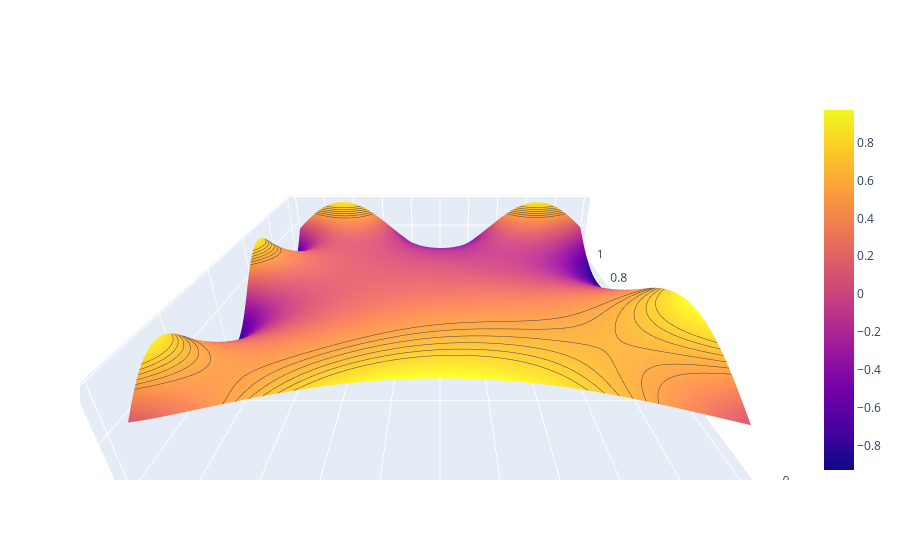

Notebook cell for this chart:
### Code cell
import plotly.graph_objects as go

fig = go.Figure(go.Surface(
    contours = {
        "x": {"show": True, "start": 1.5, "end": 2, "size": 0.04, "color":"white"},
        "z": {"show": True, "start": 0.5, "end": 0.8, "size": 0.05}
    },
    x = x,
    y = y,
    #z = solution21(xv, yv)
    z = numerical_solution
    ))
fig.update_layout(
        scene = {
            "xaxis": {"nticks": 20},
            "zaxis": {"nticks": 4},
            'camera_eye': {"x": 0, "y": -1, "z": 0.5},
            "aspectratio": {"x": 1, "y": 1, "z": 0.2}
        })
fig.show()
